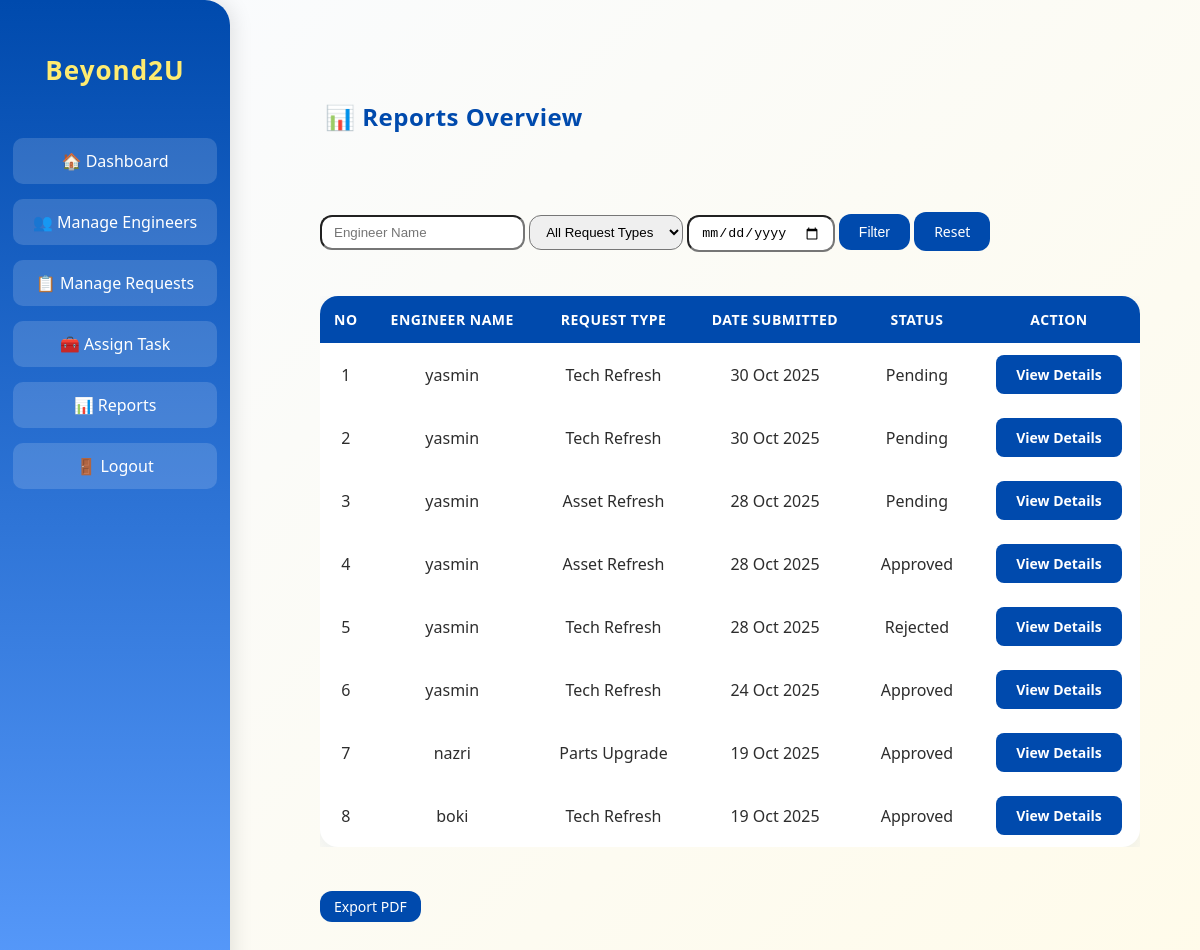
The page /beyond2u/dashboard/teamlead/reports/ (signed in) on the database as committed earlier.
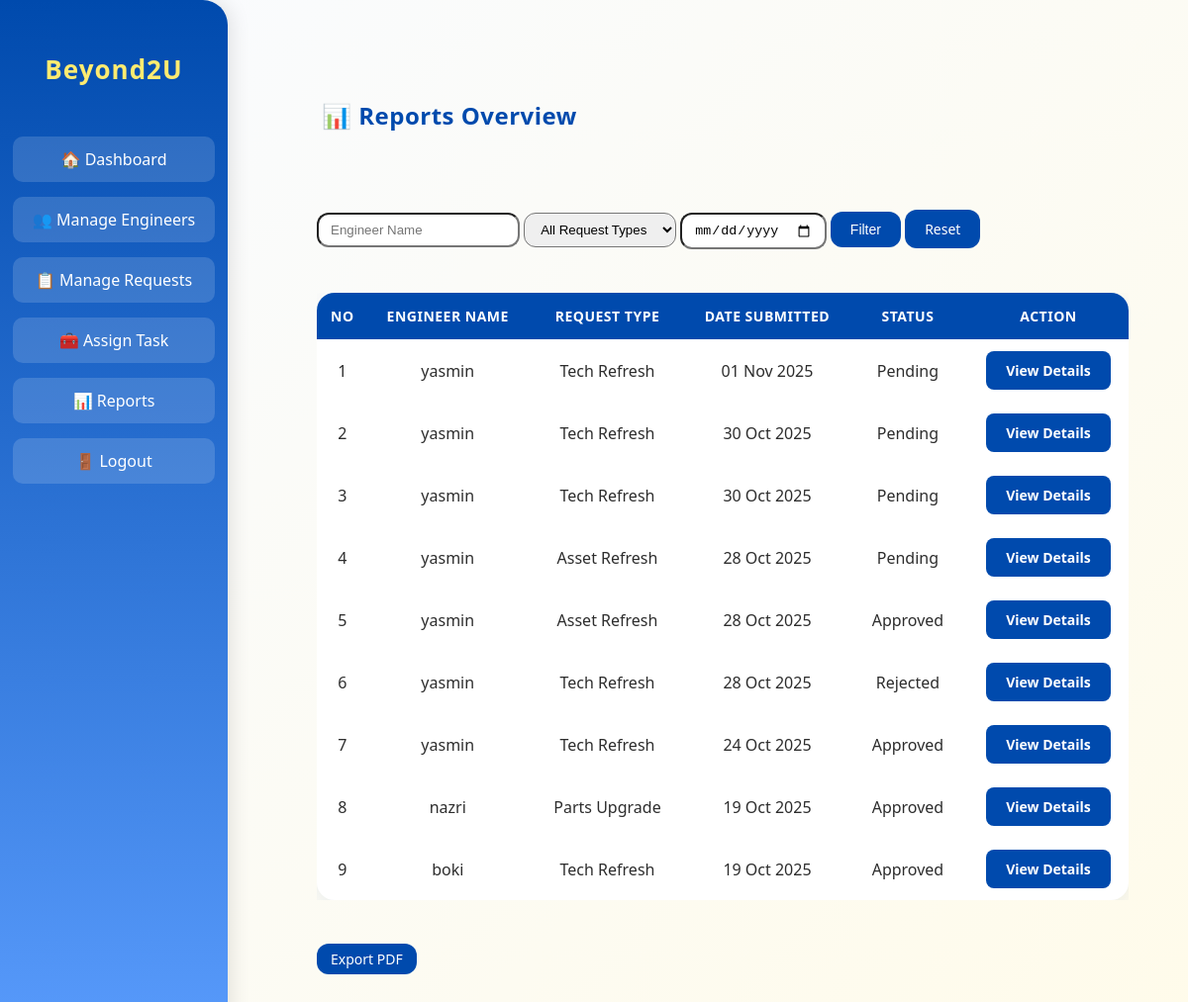
The same page on the database as committed later.
### inventorySystem/models.py (models this page shows, shortened)
class User(AbstractUser):
    ROLE_CHOICES = [
        ('TeamLead', 'Team Lead'),
        ('SystemEngineer', 'System Engineer'),
    ]
    role = models.CharField(max_length=20, choices=ROLE_CHOICES, default='SystemEngineer')

class Request(models.Model):
    TYPE_CHOICES = [
        ('Asset Refresh', 'Asset Refresh'),
        ('Parts Upgrade', 'Parts Upgrade'),
        ('Tech Refresh', 'Tech Refresh'),
    ]
    STATUS_CHOICES = [
        ('Pending', 'Pending'),
        ('Approved', 'Approved'),
        ('Rejected', 'Rejected'),
    ]
    FORMAT_STATUS_CHOICES = [
        ('Formatted', 'Formatted'),
        ('Not Formatted', 'Not Formatted'),
    ]
    UPLOAD_STATUS_CHOICES = [
        ('Uploaded', 'Uploaded'),
        ('Not Yet', 'Not Yet'),
    ]
    engineer = models.ForeignKey(settings.AUTH_USER_MODEL, on_delete=models.CASCADE)
    type = models.CharField(max_length=50, choices=TYPE_CHOICES)
    location = models.CharField(max_length=100)
    user = models.CharField(max_length=100)
    old_barcode = models.CharField(max_length=100, blank=True, null=True)
    new_barcode = models.CharField(max_length=100, blank=True, null=True)
    old_serial = models.CharField(max_length=100, blank=True, null=True)
    new_serial = models.CharField(max_length=100, blank=True, null=True)
    old_ip = models.GenericIPAddressField(blank=True, null=True)
    new_ip = models.GenericIPAddressField(blank=True, null=True)
    new_mac = models.CharField(max_length=50, blank=True, null=True)
    old_hostname = models.CharField(max_length=100, blank=True, null=True)
    new_hostname = models.CharField(max_length=100, blank=True, null=True)
    start_time = models.DateTimeField(blank=True, null=True)
    end_time = models.DateTimeField(blank=True, null=True)
    rescheduled_date = models.DateField(blank=True, null=True)
    status = models.CharField(max_length=20, choices=STATUS_CHOICES, default='Pending')
    format_status = models.CharField(max_length=20, choices=FORMAT_STATUS_CHOICES, blank=True, null=True)
    upload_status = models.CharField(max_length=20, choices=UPLOAD_STATUS_CHOICES, default='Not Yet')
    reason_not_formatted = models.TextField(blank=True, null=True)
    reason_not_uploaded = models.TextField(blank=True, null=True)
    remarks = models.TextField(blank=True, null=True)
    proof = models.FileField(upload_to='', blank=True, null=True)
    assigned_approver = models.ForeignKey(
        settings.AUTH_USER_MODEL,
        related_name='approver_requests',
        on_delete=models.SET_NULL,
        null=True,
        blank=True
    )
    created_at = models.DateTimeField(auto_now_add=True)
    updated_at = models.DateTimeField(auto_now=True)

### inventorySystem/views.py (the view, shortened to what this page needs)
# urls.py: path('dashboard/teamlead/reports/', views.reports, name='reports'),
@require_role('TeamLead')
def reports(request):
    engineer_name = request.GET.get('engineer_name', '').strip()
    request_type = request.GET.get('request_type', '').strip()
    date_filter = request.GET.get('start_date', '').strip()
    request_list = []
    reqs = Request.objects.filter(status__in=['Approved', 'Pending', 'Rejected']).order_by('-created_at')
    for r in reqs:
        request_list.append({
            'id': r.id,
            'engineer_name': r.engineer.username if r.engineer else "N/A",
            'request_type': r.type or "General Request",
            'date_submitted': r.created_at.date(),
            'status': r.status,
        })
    techs = TechRefreshRequest.objects.filter(status__in=['Approved', 'Pending', 'Rejected']).order_by('-submitted_at')
    if engineer_name:
        request_list = [r for r in request_list if engineer_name.lower() in r['engineer_name'].lower()]
    if request_type:
        request_list = [r for r in request_list if r['request_type'].lower() == request_type.lower()]
    if date_filter:
        request_list = [r for r in request_list if str(r['date_submitted']) == date_filter]
    request_list.sort(key=lambda x: x['date_submitted'], reverse=True)
    context = {
        'requests': request_list,
        'engineer_name': engineer_name,
        'request_type': request_type,
        'start_date': date_filter,
    }
    return render(request, 'reports.html', context)

### inventorySystem/views.py (called while the page is built, shortened)
def require_role(role):
    def decorator(view_func):
        @wraps(view_func)
        @login_required(login_url='login')
        def _wrapped(request, *args, **kwargs):
            return view_func(request, *args, **kwargs)
        return _wrapped
    return decorator

### inventorySystem/templates/reports.html (shortened to what this page needs)
{% extends 'base.html' %}
{% load static %}
{% block content %}
<div class="reports-container">
  <h2 class="reports-title">📊 Reports Overview</h2>
  <br>
  <br>
<form method="get" class="d-flex justify-content-end align-items-center gap-2 mb-4 flex-wrap">
  <input type="text" name="engineer_name" class="form-control" placeholder="Engineer Name" value="{{ engineer_name }}" style="max-width: 180px;">
  <select name="request_type" class="form-select" style="max-width: 180px;">
    <option value="">All Request Types</option>
  </select>
  <input type="date" name="start_date" class="form-control" value="{{ start_date }}" style="max-width: 170px;">
  <button type="submit" class="btn btn-primary btn-sm rounded-pill px-3">Filter</button>
  <a href="{% url 'reports' %}" class="btn btn-secondary btn-sm rounded-pill px-3">Reset</a>
</form>
<br>
<br>
<div class="table-wrapper mt-4">
  <div style="overflow-x:auto;">
    <table class="table table-bordered text-center">
      <thead class="table-primary">
        <tr>
          <th style="width:5%;">No</th>
          <th style="width:20%;">Engineer Name</th>
          <th style="width:20%;">Request Type</th>
          <th style="width:20%;">Date Submitted</th>
          <th style="width:15%;">Status</th>
          <th style="width:20%;">Action</th>
        </tr>
      </thead>
      <tbody>
        {% for req in requests %}
        <tr>
          <td>{{ forloop.counter }}</td>
          <td>{{ req.engineer_name }}</td>
          <td>{{ req.request_type }}</td>
          <td>{{ req.date_submitted|date:"d M Y" }}</td>
          <td>
            {% if req.status == 'Approved' %}
              <span class="badge bg-success">Approved</span>
            {% elif req.status == 'Pending' %}
              <span class="badge bg-warning text-dark">Pending</span>
            {% else %}
              <span class="badge bg-danger">Rejected</span>
            {% endif %}
          </td>
          <td>
            <a href="{% url 'report_details' req.id %}" class="btn btn-outline-primary btn-sm rounded-pill">
              View Details
            </a>
          </td>
        </tr>
        {% empty %}
        <tr>
          <td colspan="6" class="text-muted text-center">No approved requests found.</td>
        </tr>
        {% endfor %}
      </tbody>
    </table>
  </div>
</div>
<br>
<br>
<div class="export-buttons">
  <a href="{% url 'export_requests_pdf' %}?engineer_name={{ engineer_name }}&request_type={{ request_type }}&start_date={{ start_date }}"
     class="btn btn-danger btn-sm me-2">
     Export PDF
  </a>
</div>
</div>
{% endblock %}

Rows that differ between the two databases and show on the page:
added Request: request_type "Tech Refresh"
Other text that changed with them:
new list line: "1 01 Nov 2025 Pending View Details"
new list line: "yasmin"
